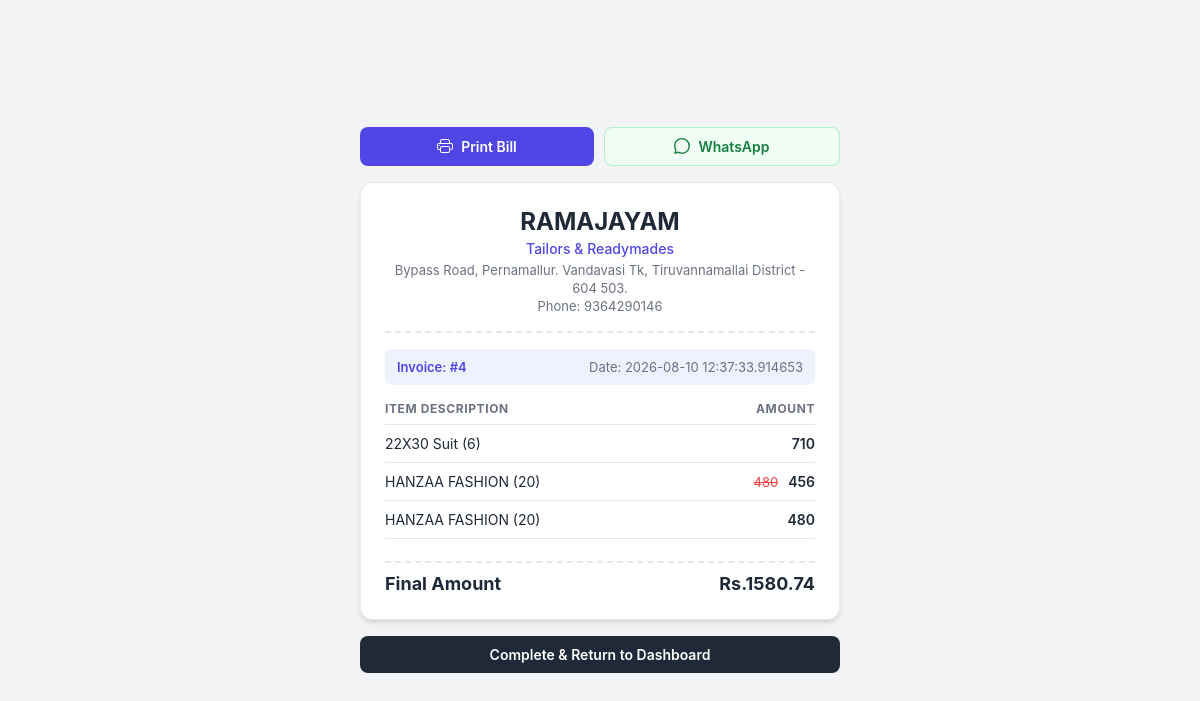
Page /bill_show_page/4 on the committed database.
### app.py (models this page shows, shortened)
class ShopDealer(UserMixin,db.Model) :
    id = db.Column(db.Integer, primary_key=True)
    shop_username = db.Column(db.String(150), unique=True, nullable=False)
    password = db.Column(db.String(150), nullable=False)
    shop_name = db.Column(db.String(150),nullable=False)
    shop_title = db.Column(db.String(150),nullable=False)
    shop_location = db.Column(db.String(150),nullable=False)
    shop_phone_number = db.Column(db.String(10),nullable=False)
    shop_gst_number = db.Column(db.String(15),default=None)

class Billing(db.Model) :
    id = db.Column(db.Integer,primary_key=True)
    customer_no = db.Column(db.String(10))
    customer_name = db.Column(db.String(100))
    customer_address = db.Column(db.String(100), nullable=True)
    billing_amount = db.Column(db.Integer)
    applies_discount = db.Column(db.Integer, default=0)  # New field to indicate if a discount was applied
    applies_discount_amount = db.Column(db.Integer, default=0)
    total_quantity = db.Column(db.Integer)
    billing_date = db.Column(db.DateTime, default=datetime.utcnow)
    billing_products = db.relationship('SelledProduct', backref='billing', lazy=True)

class Product(db.Model) :
    id = db.Column(db.Integer,primary_key=True)
    billing_id = db.Column(db.Integer, db.ForeignKey('billing.id'), nullable=True,default=0)
    product_name = db.Column(db.String(100))
    product_id = db.Column(db.String(100))
    product_selling_amount = db.Column(db.Integer)
    product_raw_amount = db.Column(db.Integer)
    backup_product_selling_amount = db.Column(db.Integer, default=None)  # New field to store the original selling amount for discount restoration
    backup_product_raw_amount = db.Column(db.Integer, default=None)  # New field to store the original raw amount for discount restoration
    discount = db.Column(db.Integer)
    product_location = db.Column(db.String(100))
    product_entry_date = db.Column(db.String(100))
    product_exit_date = db.Column(db.DateTime, default=None)
    customer_phone_number = db.Column(db.String(10), db.ForeignKey('customer.customer_phone_number'), default=None)
    status = db.Column(db.String(20), default='active')  # active, sold, expired, etc.

### app.py (the view)
@app.route('/bill_show_page/<int:billing_id>')
def bill_show_page(billing_id):
    billing = Billing.query.get_or_404(billing_id)
    selled = SelledProduct.query.filter_by(billing_id=billing_id)
    shop = ShopDealer.query.all()
    products = Product.query.filter_by(billing_id=billing_id)
    return render_template('bill_show_page.html', billing=billing,selled=selled,shop=shop,products=products)

### templates/bill_show_page.html (shortened to what this page needs)
<!DOCTYPE html>
<html lang="en">
<head>
</head>
<body>
    <div class="container">
        <div class="action-panel">
            <button class="btn print-btn" onclick="window.print()">
                Print Bill
            </button>
            <a href="/whatsapp_bill/{{ billing.id }}" class="btn whatsapp-btn">
                WhatsApp
            </a>
        </div>
        <div class="receipt-card">
            <header class="shop-header">
                {% for s in shop %}
                <h1 class="shop-name">{{ s.shop_name }}</h1>
                <p class="shop-title">{{ s.shop_title }}</p>
                <p class="shop-details">{{ s.shop_location }}</p>
                <p class="shop-details">Phone: {{ s.shop_phone_number }}</p>
                {% endfor %}
            </header>
            <div class="invoice-meta">
                <div class="meta-group">
                    <span class="invoice-id">Invoice: #{{ billing.id }}</span>
                </div>
                <div class="meta-group text-right">
                    <span>Date: {{ billing.billing_date }}</span>
                </div>
            </div>
            <table class="items-table">
                <thead>
                    <tr>
                        <th>Item Description</th>
                        <th class="text-right">Amount</th>
                    </tr>
                </thead>
                <tbody>
                    {% for p in products %}
                    <tr>
                        <td>{{ p.product_name }}</td>
                        <td class="text-right">
                            {% if p.backup_product_selling_amount == p.product_selling_amount %}
                                <span class="price-current">{{ p.backup_product_selling_amount }}</span>
                            {% else %}
                                <span class="price-strike">{{ p.backup_product_selling_amount }}</span>
                                <span class="price-current">{{ p.product_selling_amount }}</span>
                            {% endif %}
                        </td>
                    </tr>
                    {% endfor %}
                </tbody>
            </table>
            <div class="summary-section">
                {% if billing.applies_discount_amount > 0 and billing.billing_amount - billing.applies_discount_amount==100 %}
                    <div class="summary-row">
                        <span>Total Bill Amount</span>
                        <span>{{ billing.billing_amount }}</span>
                    </div>
                    <div class="summary-row discount">
                        <span>Discount Applied ({% if billing.applies_discount %}{{ billing.applies_discount }}%{% else %}{{ ((billing.applies_discount_amount / billing.billing_amount) * 100)|round(1) }}%{% endif %})</span>
                        <span>-{{ (billing.billing_amount - billing.applies_discount_amount)|round(1) }} </span>
                    </div>
                    <div class="summary-row total">
                        <span>Final Amount</span>
                        <span>{{ billing.applies_discount_amount }} </span>
                    </div>
                {% else %}
                    <div class="summary-row total">
                        <span>Final Amount</span>
                        <span>Rs.{{ billing.applies_discount_amount }} </span>
                    </div>
                {% endif %}
            </div>
        </div>
        <div class="nav-actions">
            <a href="/shop_dashboard" class="btn complete-btn">Complete & Return to Dashboard</a>
        </div>
    </div>
</body>
</html>

### templates/bill_show_page.html (style rules this page uses)
:root { --primary: #4f46e5; --primary-hover: #4338ca; --primary-light: #eef2ff; --whatsapp: #25d366; --whatsapp-hover: #1da851; --whatsapp-light: #f0fdf4; --text-main: #1f2937; --text-muted: #6b7280; --border: #e5e7eb; --bg-body: #f3f4f6; --bg-card: #ffffff; --strike: #ef4444; --success: #16a34a; }
* { box-sizing: border-box; margin: 0; padding: 0; font-family: -apple-system, BlinkMacSystemFont, "Segoe UI", Roboto, Helvetica, Arial, sans-serif; }
body { background-color: var(--bg-body); color: var(--text-main); display: flex; justify-content: center; align-items: center; min-height: 100vh; padding: 16px; }
.container { width: 100%; max-width: 480px; margin: 0 auto; }
.action-panel { display: flex; gap: 10px; margin-bottom: 16px; }
.btn { display: inline-flex; align-items: center; justify-content: center; gap: 8px; padding: 10px 16px; border-radius: 8px; font-size: 0.875rem; font-weight: 600; text-decoration: none; cursor: pointer; transition: all 0.2s ease; border: none; flex: 1; }
.print-btn { background-color: var(--primary); color: #ffffff; }
.whatsapp-btn { background-color: var(--whatsapp-light); color: #15803d; border: 1px solid rgba(37, 211, 102, 0.3); }
.receipt-card { background: var(--bg-card); padding: 24px; border-radius: 12px; box-shadow: 0 4px 6px -1px rgba(0, 0, 0, 0.1), 0 2px 4px -1px rgba(0, 0, 0, 0.06); border: 1px solid var(--border); }
.shop-header { text-align: center; padding-bottom: 16px; border-bottom: 2px dashed var(--border); margin-bottom: 16px; }
.shop-name { font-size: 1.5rem; font-weight: 700; color: var(--text-main); margin-bottom: 4px; }
.shop-title { font-size: 0.875rem; color: var(--primary); font-weight: 500; margin-bottom: 4px; }
.shop-details { font-size: 0.8125rem; color: var(--text-muted); line-height: 1.4; }
.invoice-meta { display: flex; justify-content: space-between; background-color: var(--primary-light); padding: 10px 12px; border-radius: 6px; margin-bottom: 16px; font-size: 0.8125rem; }
.meta-group { display: flex; flex-direction: column; }
.invoice-id { font-weight: 600; color: var(--primary); }
.meta-group.text-right { text-align: right; color: var(--text-muted); }
.items-table { width: 100%; border-collapse: collapse; margin-bottom: 16px; }
.items-table th { text-align: left; font-size: 0.75rem; text-transform: uppercase; letter-spacing: 0.05em; color: var(--text-muted); padding-bottom: 8px; border-bottom: 1px solid var(--border); }
.items-table th.text-right { text-align: right; }
.items-table td { padding: 10px 0; font-size: 0.875rem; border-bottom: 1px solid var(--border); }
.items-table td.text-right { text-align: right; }
.price-strike { text-decoration: line-through; color: var(--strike); margin-right: 6px; font-size: 0.8125rem; }
.price-current { font-weight: 600; }
.summary-section { display: flex; flex-direction: column; gap: 0px; padding-top: 2px; margin-bottom: 1px; }
.summary-row { display: flex; justify-content: space-between; font-size: 0.875rem; color: var(--text-muted); }
.summary-row.total { font-size: 1.125rem; font-weight: 700; color: var(--text-main); padding-top: 10px; border-top: 2px dashed var(--border); margin-top: 4px; }
.nav-actions { margin-top: 16px; display: flex; gap: 10px; }
.complete-btn { background-color: var(--text-main); color: #ffffff; text-align: center; }

### rows in the picture
ShopDealer: shop_name "RAMAJAYAM", shop_title "Tailors & Readymades", shop_location "Bypass Road, Pernamallur. Vandavasi Tk, Tiruvannamallai District - 604 503.", shop_phone_number "9364290146"
Billing: id "4", billing_date "2026-08-10 12:37:33.914653", applies_discount_amount "1580.74"
Product: product_name "22X30 Suit (6)", backup_product_selling_amount "710"
Product: product_name "HANZAA FASHION (20)", backup_product_selling_amount "480", product_selling_amount "456"
Product: product_name "HANZAA FASHION (20)", backup_product_selling_amount "480"
